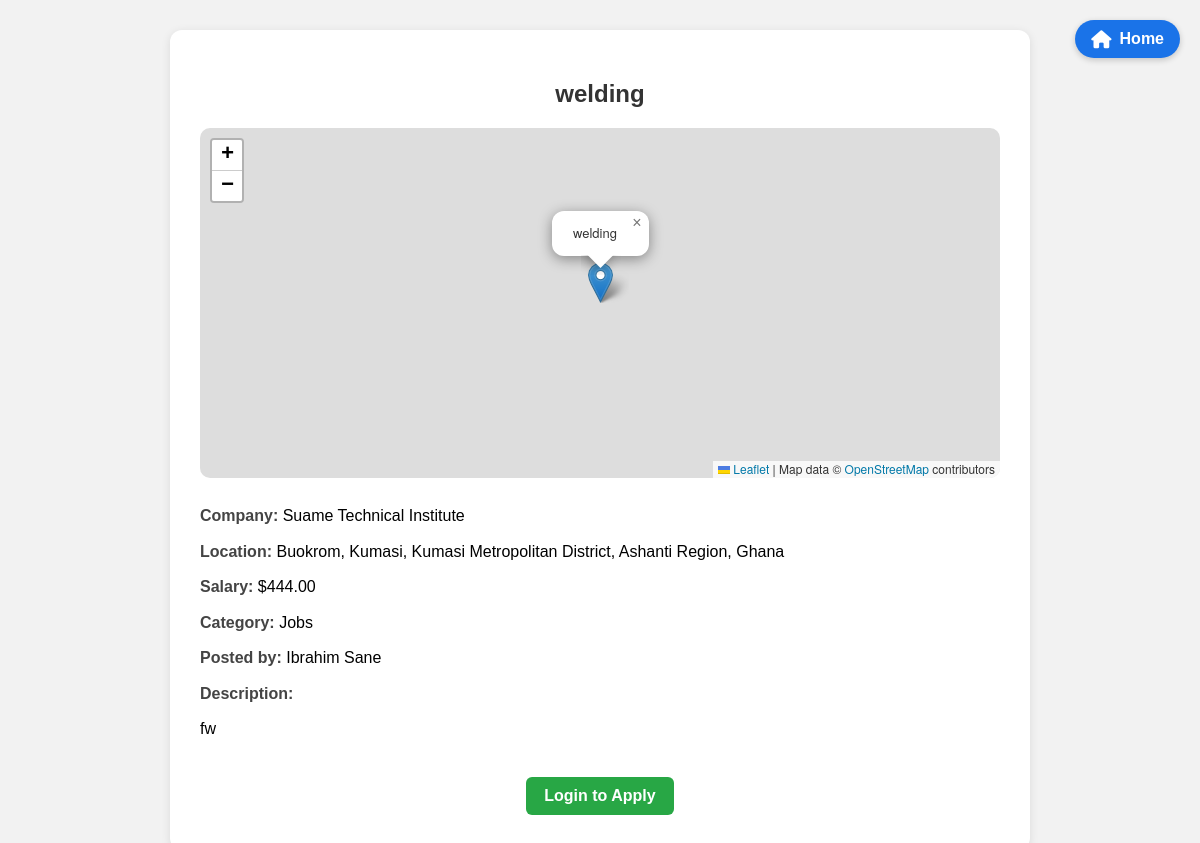
Page /job/6 on the committed database.
### models.py (models this page shows)
class Job(db.Model):
    id = db.Column(db.Integer, primary_key=True)
    title = db.Column(db.String(120), nullable=False)
    company = db.Column(db.String(100), nullable=False)
    location = db.Column(db.String(100), nullable=False)
    salary = db.Column(db.Float, nullable=False)
    currency = db.Column(db.String(10), default='USD')
    category = db.Column(db.String(100), nullable=False)
    description = db.Column(db.Text, nullable=False)
    dark_mode = db.Column(db.Boolean, default=False)
    theme = db.Column(db.String(10), default='light')
    latitude = db.Column(db.Float)
    longitude = db.Column(db.Float)
    posted_time = db.Column(db.DateTime, default=datetime.utcnow)
    user_id = db.Column(db.Integer, db.ForeignKey('user.id'), nullable=False)
    applications = db.relationship('Application', backref='job', lazy=True)

class User(db.Model):
    id = db.Column(db.Integer, primary_key=True)
    email = db.Column(db.String(120), unique=True, nullable=False)
    password = db.Column(db.String(200), nullable=False)
    role = db.Column(db.String(20), nullable=False)  # 'employer' or 'jobseeker'
    username = db.Column(db.String(150), unique=True, nullable=False)
    full_name = db.Column(db.String(150))
    bio = db.Column(db.Text)
    location = db.Column(db.String(100))
    jobs = db.relationship('Job', backref='poster', lazy=True)

### app.py (the view)
@app.route('/job/<int:job_id>')
def job_detail(job_id):
    job = Job.query.get_or_404(job_id)
    user = User.query.get(session['user_id']) if 'user_id' in session else None
    return render_template('job_detail.html', job=job, user=user)

### app.py (called while the page is built)
@app.context_processor
def inject_languages():
    return dict(LANGUAGES=app.config['LANGUAGES'])

### templates/job_detail.html (shortened to what this page needs)
<!DOCTYPE html>
<html lang="en">
<head>
    <link rel="stylesheet" href="https://unpkg.com/leaflet/dist/leaflet.css" />
    <link rel="stylesheet" href="https://cdnjs.cloudflare.com/ajax/libs/font-awesome/6.4.0/css/all.min.css">
</head>
<body>
    <a href="{{ url_for('home') }}" class="back-home-button">
        <i class="fas fa-home"></i> {{ _('Home') }}
    </a>
    <div class="container">
        <h2>{{ job.title }}</h2>
        {% if job.latitude and job.longitude %}
        <div id="map"></div>
        {% endif %}
        <p><strong>{{ _('Company:') }}</strong> {{ job.company }}</p>
<p><strong>{{ _('Location:') }}</strong> {{ job.location }}</p>
<p><strong>{{ _('Salary:') }}</strong> ${{ "{:,.2f}".format(job.salary) }}</p>
<p><strong>{{ _('Category:') }}</strong> {{ job.category }}</p>
<p><strong>{{ _('Posted by:') }}</strong> {{ job.poster.username }}</p>
<p><strong>{{ _('Description:') }}</strong></p>
<p>{{ job.description }}</p>
        {% if session.get('user_id') %}
    <div class="actions">
        <a href="{{ url_for('apply_job', job_id=job.id) }}" class="btn apply-btn">{{ _('Apply Now') }}</a>
    </div>
{% else %}
    <div class="actions">
        <a href="{{ url_for('login', next=request.path) }}" class="btn apply-btn">{{ _('Login to Apply') }}</a>
    </div>
{% endif %}
</body>
</html

### templates/job_detail.html (style rules this page uses)
body { font-family: Arial, sans-serif; background-color: #f2f2f2; padding: 30px; margin: 0; }
.container { max-width: 800px; margin: auto; background-color: #fff; padding: 30px; border-radius: 12px; box-shadow: 0 2px 10px rgba(0, 0, 0, 0.1); }
h2 { text-align: center; margin-bottom: 20px; color: #333; }
p { margin: 10px 0; line-height: 1.6; }
strong { color: #444; }
.actions { margin-top: 30px; text-align: center; }
.actions a, .actions form { display: inline-block; margin: 5px; }
.btn { padding: 10px 18px; text-decoration: none; border: none; border-radius: 6px; color: #fff; font-weight: bold; cursor: pointer; }
.apply-btn { background-color: #28a745; }
#map { height: 350px; margin-bottom: 25px; border-radius: 10px; }
.back-home-button { position: fixed; top: 20px; right: 20px; background-color: #1a73e8; color: white; padding: 10px 16px; border-radius: 30px; text-decoration: none; font-weight: bold; z-index: 1000; display: flex; align-items: center; gap: 8px; box-shadow: 0 2px 6px rgba(0, 0, 0, 0.2); transition: background-color 0.3s; }
.back-home-button i { font-size: 18px; }

### rows in the picture
Job: title "welding", company "Suame Technical Institute", location "Buokrom, Kumasi, Kumasi Metropolitan District, Ashanti Region, Ghana", salary "444.00", category "Jobs", description "fw"
User: poster.username "Ibrahim Sane"
